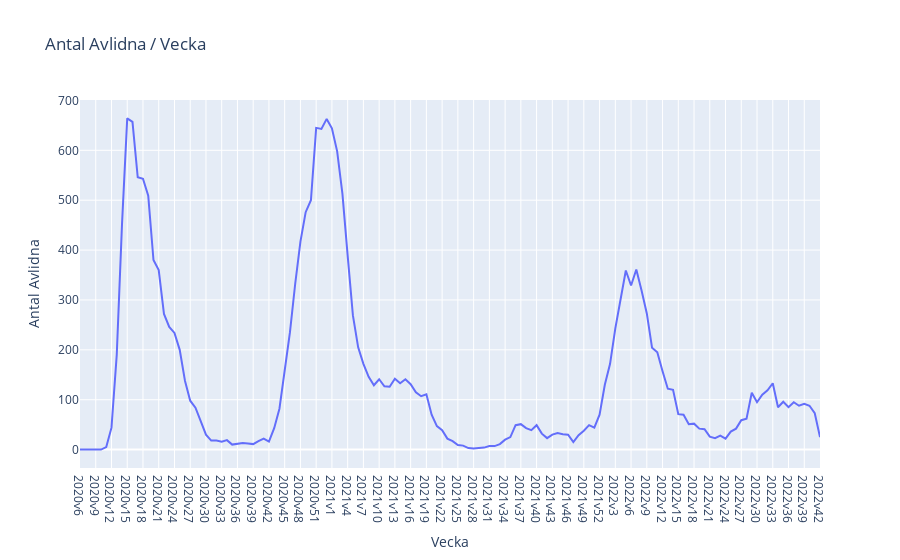

This figure's notebook cell:
### Markdown cell above
## Plotting with Plotly Express

### Code cell
px.line(df, x = "Vecka", y = "Antal Avlidna", title = "Antal Avlidna / Vecka")

### Figure 1 — Plotly figure (JSON) as saved in the notebook; plotly's stock layout.template omitted (floating-point values rounded to 4 significant figures; data arrays with more than 128 entries replaced by an {"elided": "..."} marker saying what was removed)
{"data": [{"hovertemplate": "Vecka=%{x}<br>Antal Avlidna=%{y}<extra></extra>", "legendgroup": "", "line": {"color": "#636efa", "dash": "solid"}, "marker": {"symbol": "circle"}, "mode": "lines", "name": "", "orientation": "v", "showlegend": false, "type": "scatter", "x": {"elided": "142 str values"}, "xaxis": "x", "y": {"elided": "142 int values"}, "yaxis": "y"}], "layout": {"legend": {"tracegroupgap": 0}, "title": {"text": "Antal Avlidna / Vecka"}, "xaxis": {"anchor": "y", "domain": [0, 1], "title": {"text": "Vecka"}}, "yaxis": {"anchor": "x", "domain": [0, 1], "title": {"text": "Antal Avlidna"}}}}
